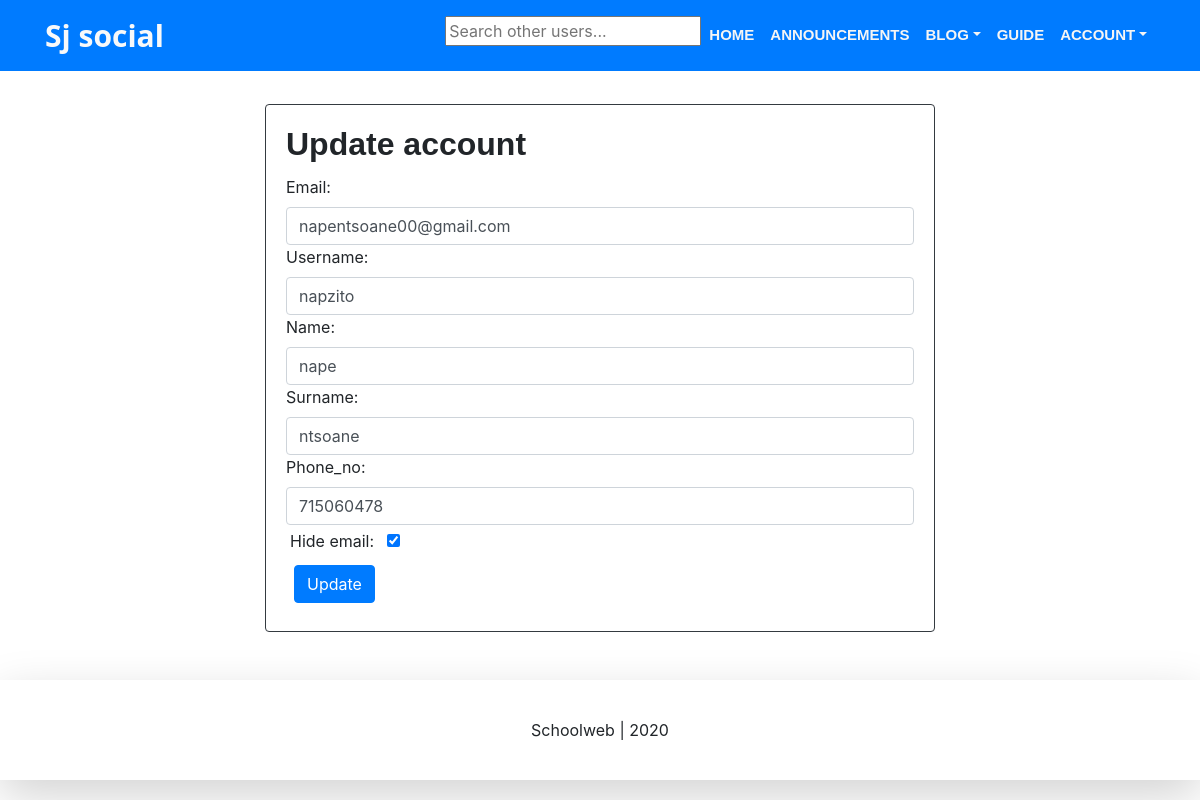
The page /user/update/ (signed in) on the database its author committed.
### account/models.py (models this page shows, shortened)
class BaseAccount(AbstractBaseUser):
	email 					= models.EmailField(verbose_name="email", max_length=60, unique=True)
	username 				= models.CharField(verbose_name="username", max_length=30, unique=True)
	name 					= models.CharField(verbose_name="name", max_length=255, unique=False, null=False, blank=False, default="None")
	surname					= models.CharField(verbose_name="surname", max_length=255, unique=False, null=False, blank=False, default="None")
	gender          		= models.CharField(choices=genders, verbose_name="gender", max_length=10, blank=False, null=False, default="Female")
	dob            			= models.DateField(verbose_name="dob", unique=False , auto_now_add=False, blank=False, null=False, default=2000-1-1)
	admin_no				= models.IntegerField(verbose_name="admin_no", unique=True, null=False, blank=False, default=0)
	phone_no        		= models.IntegerField(verbose_name="phone_no", unique=True, null=False, blank=False, default=0)
	date_joined				= models.DateTimeField(verbose_name='date joined', auto_now_add=True)
	last_login				= models.DateTimeField(verbose_name='last login', auto_now=True)
	is_admin				= models.BooleanField(default=False)
	is_active				= models.BooleanField(default=True)
	is_staff				= models.BooleanField(default=False)
	is_superuser			= models.BooleanField(default=False)
	is_learner 				= models.BooleanField(verbose_name="is_learner", default=True)
	hide_email				= models.BooleanField(default=True)
	USERNAME_FIELD = 'email'
	REQUIRED_FIELDS = ['username', 'name', 'surname', 'gender', 'dob', 'admin_no', 'phone_no']
	objects = BaseAccountManager()

### account/views.py (the view, shortened to what this page needs)
# urls.py: path('user/update/', update_view, name="update"),
@login_required(login_url="login")
def update_view(request, *args, **kwargs):
	context = {}
	auth_user = request.user
	if not auth_user.is_authenticated:
		return redirect('login')
	if auth_user.is_authenticated:
		try:
			auth_user_account = BaseAccount.objects.get(id=auth_user.id)
			context['base_account'] = auth_user_account
		except BaseAccount.DoesNotExist:
			return render(request, template_name="errors/does_not_exist.html")
	return render(request, "account/edit_account.html", context)

### templates/account/edit_account.html (shortened to what this page needs)
{% extends 'base.html' %}
{% block content %}
<div class="container-fluid">
	<div class="row justify-content-center">
		<div class="col-md-7">
			<div class="card my-4 border border-dark ">
				<div class="card-body">
					<h2 class="card-title card-h">Update account</h2>
					<form method="POST">{% csrf_token %}
						<label for="id_email" class=>Email:</label>
						<input class="form-control" type="email" name="email" maxlength="60" required="" id="id_email" value="{{base_account.email }}">
						<label for="id_username" class="label">Username:</label>
						<input class="form-control" type="text" name="username" maxlength="255" required="" id="id_username" value="{{ base_account.username }}">
						<label for="id_name" class="label">Name:</label>
						<input class="form-control" type="text" name="name" maxlength="255" required="" id="id_name" value="{{ base_account.name }}">
						<label for="id_surname" class="label">Surname:</label>
						<input class="form-control" type="text" name="surname" maxlength="255" required="" id="id_surname" value="{{ base_account.surname }}">
						<label for="id_phone_no" class="label">Phone_no:</label>
						<input class="form-control" type="number" name="phone_no" required id="id_phone_no" value="{{ base_account.phone_no }}">
						<label for="id_hide_email" class="form-check-label m-1"> Hide email: </label>
						<input class="m-1" type="checkbox" name="hide_email" id="id_hide_email" {% if base_account.hide_email %}checked{% endif %}>
						<br>
						<button class="btn btn-primary m-2">Update</button>
					</form>
				</div>
			</div>
		</div>
	</div>
</div>
{% endblock %}

### rows shown on the page
BaseAccount: email "napentsoane00@gmail.com", username "napzito", name "nape", surname "ntsoane", phone_no "715060478", hide_email "☑"
